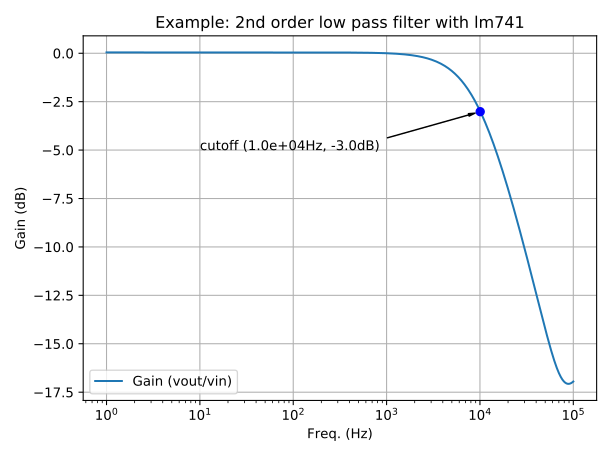

Generate this figure with Python:
#!/usr/bin/env python

import numpy as np
from spr import load_raw
import matplotlib.pyplot as plt
import matplotlib.ticker as mtick


def main():
    data = load_raw("rawspice.raw")
    gain = np.abs(data["values"]["vout"])/np.abs(data["values"]["vin"])
    # find the cutoff frequency
    v_db = 10*np.log10(np.abs(data["values"]["vout"]))
    idx = (np.abs(v_db-(-3))).argmin()
    cutoff_freq = np.around(
        np.real(data["values"]["frequency"][idx]), decimals=2)
    cutoff_gain = 10*np.log10(np.abs(data["values"]["vout"][idx]))

    fig, ax = plt.subplots()
    plt.title("Example: 2nd order low pass filter with lm741")
    plt.ylabel("Gain (dB)")
    plt.xlabel("Freq. (Hz)")
    plt.xscale("log")
    plt.yscale("linear")
    # plot gain
    plt.plot(
        np.real(data["values"]["frequency"]),
        10*np.log10(gain),
        label="Gain (vout/vin)",
    )
    # plot cutoff freq
    plt.plot(
        cutoff_freq,
        cutoff_gain,
        "bo"
    )
    ax.annotate(
        "cutoff (%.1eHz, %sdB)" % (cutoff_freq, np.around(cutoff_gain)),
        xy=(cutoff_freq, cutoff_gain),
        xytext=(10, -5),
        arrowprops=dict(facecolor="black", width=.1,
                        headwidth=2, headlength=5, shrink=0.05),
    )
    plt.legend()
    plt.grid(True)
    fig.tight_layout()
    plt.savefig("plot.svg")
    plt.savefig("plot.png")
    plt.show()


if __name__ == "__main__":
    main()
